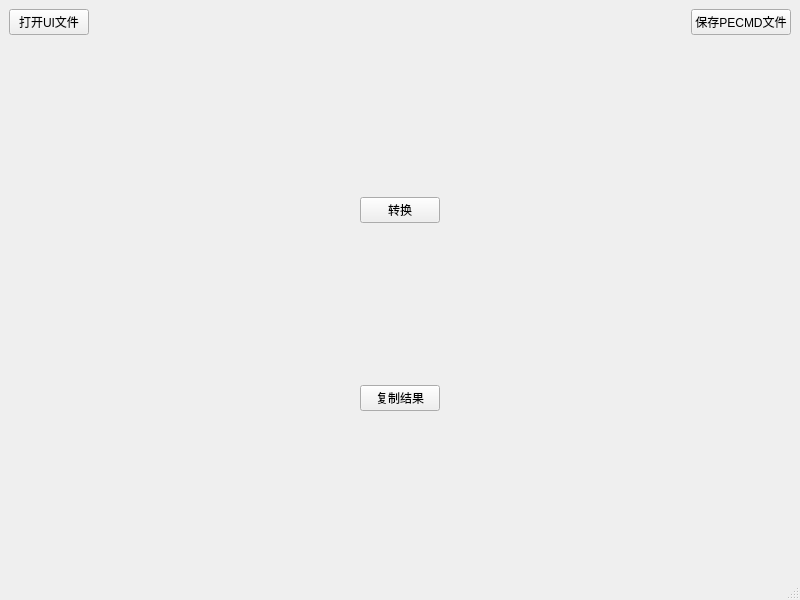
<?xml version="1.0" encoding="UTF-8"?>
<ui version="4.0">
 <class>MainWindow</class>
 <widget class="QMainWindow" name="MainWindow">
  <property name="geometry">
   <rect>
    <x>0</x>
    <y>0</y>
    <width>800</width>
    <height>600</height>
   </rect>
  </property>
  <property name="windowTitle">
   <string>Qt2PECMD</string>
  </property>
  <widget class="QWidget" name="centralwidget">
   <layout class="QVBoxLayout" name="verticalLayout">
    <item>
     <layout class="QHBoxLayout" name="horizontalLayout">
      <item>
       <widget class="QPushButton" name="pushButton_open">
        <property name="text">
         <string>打开UI文件</string>
        </property>
       </widget>
      </item>
      <item>
       <spacer name="horizontalSpacer">
        <property name="orientation">
         <enum>Qt::Orientation::Horizontal</enum>
        </property>
        <property name="sizeHint" stdset="0">
         <size>
          <width>40</width>
          <height>20</height>
         </size>
        </property>
       </spacer>
      </item>
      <item>
       <widget class="QPushButton" name="pushButton_save">
        <property name="text">
         <string>保存PECMD文件</string>
        </property>
       </widget>
      </item>
     </layout>
    </item>
    <item>
     <layout class="QHBoxLayout" name="horizontalLayout_2">
      <item>
       <widget class="AceCodeWidget" name="widget_from" native="true">
        <property name="sizePolicy">
         <sizepolicy hsizetype="Expanding" vsizetype="Expanding">
          <horstretch>0</horstretch>
          <verstretch>0</verstretch>
         </sizepolicy>
        </property>
       </widget>
      </item>
      <item>
       <layout class="QVBoxLayout" name="verticalLayout_2">
        <item>
         <widget class="QPushButton" name="pushButton_trans">
          <property name="sizePolicy">
           <sizepolicy hsizetype="Fixed" vsizetype="Fixed">
            <horstretch>0</horstretch>
            <verstretch>0</verstretch>
           </sizepolicy>
          </property>
          <property name="text">
           <string>转换</string>
          </property>
         </widget>
        </item>
        <item>
         <widget class="QPushButton" name="pushButton_copy">
          <property name="text">
           <string>复制结果</string>
          </property>
         </widget>
        </item>
       </layout>
      </item>
      <item>
       <widget class="AceCodeWidget" name="widget_to" native="true">
        <property name="sizePolicy">
         <sizepolicy hsizetype="Expanding" vsizetype="Preferred">
          <horstretch>0</horstretch>
          <verstretch>0</verstretch>
         </sizepolicy>
        </property>
       </widget>
      </item>
     </layout>
    </item>
   </layout>
  </widget>
  <widget class="QMenuBar" name="menubar">
   <property name="geometry">
    <rect>
     <x>0</x>
     <y>0</y>
     <width>800</width>
     <height>33</height>
    </rect>
   </property>
  </widget>
  <widget class="QStatusBar" name="statusbar"/>
 </widget>
 <customwidgets>
  <customwidget>
   <class>AceCodeWidget</class>
   <extends>QWidget</extends>
   <header location="global">PySide6_AceEditor.code_frame</header>
   <container>1</container>
  </customwidget>
 </customwidgets>
 <resources/>
 <connections/>
</ui>
